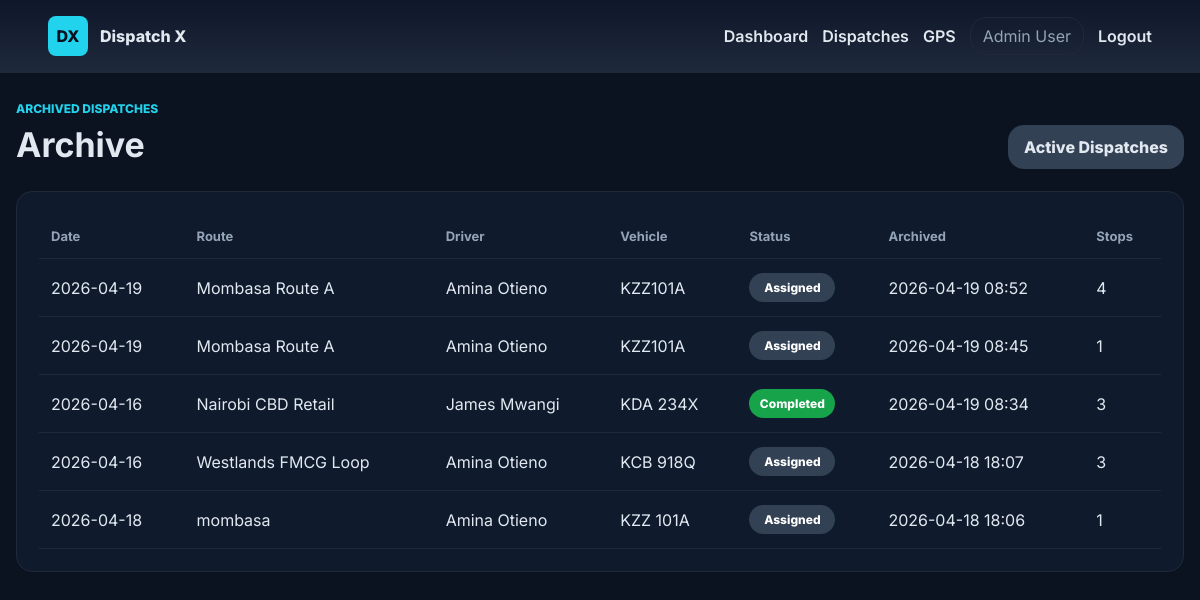
The page /dispatches/archive (signed in) on the database as committed earlier.
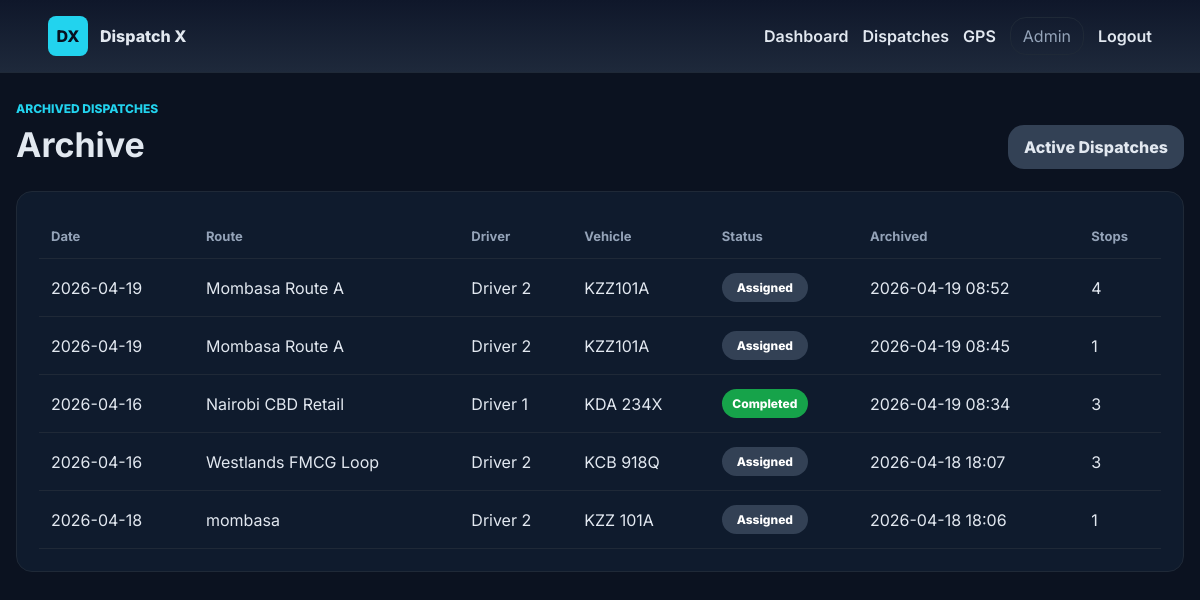
The same page on the database as committed later.
### app.py (models this page shows)
class User(db.Model):
    id = db.Column(db.Integer, primary_key=True)
    name = db.Column(db.String(120), nullable=False)
    phone = db.Column(db.String(40), unique=True, nullable=False)
    role = db.Column(db.String(20), nullable=False)
    password_hash = db.Column(db.String(255), nullable=False)
    is_active = db.Column(db.Boolean, default=True, nullable=False)
    created_at = db.Column(db.DateTime, default=utc_now, nullable=False)
    dispatches = db.relationship("Dispatch", foreign_keys="Dispatch.driver_id", backref="driver")

class Dispatch(db.Model):
    id = db.Column(db.Integer, primary_key=True)
    date = db.Column(db.Date, nullable=False)
    route_name = db.Column(db.String(160), nullable=False)
    driver_id = db.Column(db.Integer, db.ForeignKey("user.id"), nullable=False)
    vehicle_number = db.Column(db.String(60), nullable=False)
    status = db.Column(db.String(30), default="draft", nullable=False)
    started_at = db.Column(db.DateTime)
    completed_at = db.Column(db.DateTime)
    created_by = db.Column(db.Integer, db.ForeignKey("user.id"))
    created_at = db.Column(db.DateTime, default=utc_now, nullable=False)
    is_deleted = db.Column(db.Boolean, default=False, nullable=False)
    deleted_at = db.Column(db.DateTime)
    deleted_by = db.Column(db.Integer, db.ForeignKey("user.id"))
    stops = db.relationship(
        "Stop",
        backref="dispatch",
        cascade="all, delete-orphan",
        order_by="Stop.sequence",
    )
    gps_logs = db.relationship(
        "GPSLog",
        backref="dispatch",
        cascade="all, delete-orphan",
        order_by="GPSLog.recorded_at.desc()",
    )

### app.py (the view)
@app.route("/dispatches/archive")
@admin_required()
def dispatch_archive_list():
    rows = archived_dispatch_query().order_by(Dispatch.deleted_at.desc(), Dispatch.created_at.desc()).all()
    return render_template("dispatch_archive.html", dispatches=rows)

### app.py (called while the page is built)
def to_kenya_time(value):
    if not value:
        return None
    if value.tzinfo is None:
        value = value.replace(tzinfo=timezone.utc)
    return value.astimezone(APP_TIMEZONE)

def format_kenya_datetime(value, fmt="%Y-%m-%d %H:%M"):
    kenya_time = to_kenya_time(value)
    return kenya_time.strftime(fmt) if kenya_time else ""

def current_user():
    user_id = session.get("user_id")
    return db.session.get(User, user_id) if user_id else None

@app.context_processor
def inject_user():
    return {
        "current_user": current_user(),
        "can_edit_dispatch": can_edit_dispatch,
        "can_archive_dispatch": can_archive_dispatch,
        "format_kenya_datetime": format_kenya_datetime,
    }

def roles_required(*roles):
    def decorator(fn):
        @wraps(fn)
        def wrapper(*args, **kwargs):
            user = current_user()
            if not user:
                return redirect(url_for("login", next=request.path))
            if user.role not in roles:
                abort(403)
            return fn(*args, **kwargs)
        return wrapper
    return decorator

def archived_dispatch_query():
    return Dispatch.query.filter(Dispatch.is_deleted.is_(True))

### templates/dispatch_archive.html
{% extends "base.html" %}
{% set title = "Archive | Dispatch X" %}
{% block content %}
<section class="section-head">
  <div>
    <p class="eyebrow">Archived dispatches</p>
    <h1>Archive</h1>
  </div>
  <a class="btn secondary" href="{{ url_for('dispatches') }}">Active Dispatches</a>
</section>
<section class="panel">
  <div class="table-wrap">
    <table>
      <thead>
        <tr><th>Date</th><th>Route</th><th>Driver</th><th>Vehicle</th><th>Status</th><th>Archived</th><th>Stops</th></tr>
      </thead>
      <tbody>
        {% for dispatch in dispatches %}
          <tr>
            <td>{{ dispatch.date.strftime("%Y-%m-%d") }}</td>
            <td>{{ dispatch.route_name }}</td>
            <td>{{ dispatch.driver.name }}</td>
            <td>{{ dispatch.vehicle_number }}</td>
            <td><span class="badge {{ dispatch.status }}">{{ dispatch.status.replace("_", " ") }}</span></td>
            <td>{{ format_kenya_datetime(dispatch.deleted_at) if dispatch.deleted_at else "Archived" }}</td>
            <td>{{ dispatch.stops|length }}</td>
          </tr>
        {% else %}
          <tr><td colspan="7" class="muted">No archived dispatches found.</td></tr>
        {% endfor %}
      </tbody>
    </table>
  </div>
</section>
{% endblock %}

### templates/base.html (shortened to what this page needs)
<!doctype html>
<html lang="en">
<head>
  <link rel="stylesheet" href="{{ url_for('static', filename='css/styles.css') }}">
</head>
<body>
  <header class="topbar">
    <a class="brand" href="{{ url_for('dashboard') if current_user and current_user.role != 'driver' else (url_for('driver_home') if current_user else url_for('login')) }}">
      <span class="brand-mark">DX</span>
      <span>Dispatch X</span>
    </a>
    {% if current_user %}
      <nav class="nav">
        {% if current_user.role in ["admin", "clerk"] %}
          <a href="{{ url_for('dashboard') }}">Dashboard</a>
          <a href="{{ url_for('dispatches') }}">Dispatches</a>
          <a href="{{ url_for('gps') }}">GPS</a>
        {% else %}
          <a href="{{ url_for('driver_home') }}">My Dispatch</a>
        {% endif %}
        <span class="user-pill">{{ current_user.name }}</span>
        <a href="{{ url_for('logout') }}">Logout</a>
      </nav>
    {% endif %}
  </header>
  <main class="page">
    {% block content %}{% endblock %}
  </main>
</body>
</html>

### static/css/styles.css (style rules this page uses)
:root { --bg: #0b1220; --card: #0f1b2d; --border: #1f2937; --text: #E2E8F0; --muted: #94A3B8; --primary: #22d3ee; --primary-hover: #38bdf8; --danger: #dc2626; --success: #16a34a; --blue: #1d4ed8; --pending: #334155; }
* { box-sizing: border-box; }
body { margin: 0; min-height: 100vh; background: var(--bg); color: var(--text); font-family: Inter, system-ui, -apple-system, BlinkMacSystemFont, "Segoe UI", sans-serif; }
a { color: var(--primary); text-decoration: none; }
.topbar { min-height: 72px; display: flex; align-items: center; justify-content: space-between; gap: 20px; padding: 16px clamp(16px, 4vw, 48px); background: linear-gradient(#0f172a, #1e293b); border-bottom: 1px solid var(--border); }
.brand { display: inline-flex; align-items: center; gap: 12px; color: var(--text); font-weight: 800; }
.brand-mark { width: 40px; height: 40px; display: grid; place-items: center; border: 1px solid rgba(34, 211, 238, 0.45); border-radius: 8px; color: #08111f; background: var(--primary); }
.nav { display: flex; align-items: center; justify-content: flex-end; gap: 14px; flex-wrap: wrap; }
.nav a { color: var(--text); font-weight: 600; }
.user-pill { padding: 8px 12px; border: 1px solid var(--border); border-radius: 16px; color: var(--muted); }
.page { width: min(1180px, calc(100% - 32px)); margin: 0 auto; padding: 28px 0 56px; }
.section-head { display: flex; align-items: flex-end; justify-content: space-between; gap: 20px; margin-bottom: 22px; }
h1, h2, p { margin-top: 0; }
h1 { font-size: 34px; margin-bottom: 4px; }
.eyebrow { color: var(--primary); text-transform: uppercase; letter-spacing: 0; font-size: 12px; font-weight: 800; margin-bottom: 8px; }
.panel, .tile, .auth-card, .stop-card { background: var(--card); border: 1px solid var(--border); border-radius: 16px; }
.panel { padding: 22px; margin-bottom: 18px; }
.table-wrap { overflow-x: auto; }
table { width: 100%; border-collapse: collapse; min-width: 720px; }
th, td { padding: 14px 12px; border-bottom: 1px solid var(--border); text-align: left; }
th { color: var(--muted); font-size: 13px; }
.btn { display: inline-flex; align-items: center; justify-content: center; min-height: 44px; padding: 10px 16px; border: 0; border-radius: 16px; font: inherit; font-weight: 800; cursor: pointer; color: #06111d; }
.btn.secondary { background: #334155; color: var(--text); }
.badge { display: inline-flex; align-items: center; justify-content: center; min-width: 86px; padding: 7px 10px; border-radius: 16px; color: #fff; font-size: 12px; font-weight: 800; text-transform: capitalize; }
.badge.draft, .badge.assigned, .badge.pending { background: var(--pending); }
.badge.delivered, .badge.completed { background: var(--success); }

Rows that differ between the two databases and show on the page:
changed User: name "Admin User" → "Admin"
changed through a linked row, Dispatch (number 1 of 5 on the later page): driver.name "Amina Otieno" → "Driver 2"
changed through a linked row, Dispatch (number 2 of 5 on the later page): driver.name "Amina Otieno" → "Driver 2"
changed through a linked row, Dispatch "Nairobi CBD Retail": driver.name "James Mwangi" → "Driver 1"
changed through a linked row, Dispatch "Westlands FMCG Loop": driver.name "Amina Otieno" → "Driver 2"
changed through a linked row, Dispatch "mombasa": driver.name "Amina Otieno" → "Driver 2"
